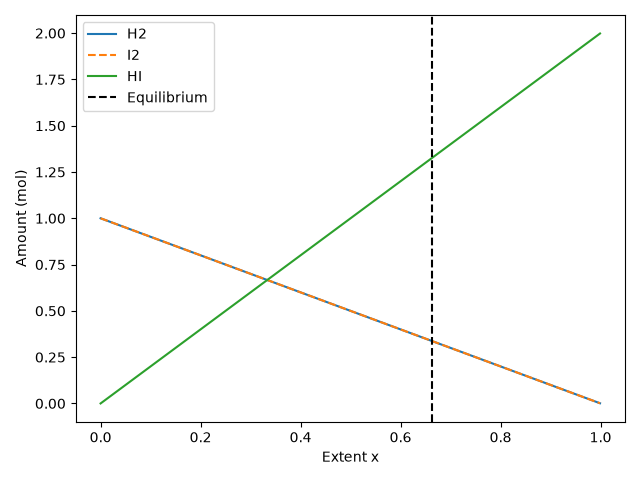

Python code for this plot:
"""
PW2 Lab B Part 4 -- chemical equilibrium via the equilibrium constant K.

Reaction  H2 + I2 <=> 2 HI, starting from 1 mol H2 and 1 mol I2.
As the reaction proceeds by an extent x:  H2 = 1-x,  I2 = 1-x,  HI = 2x.
At equilibrium the composition satisfies the equilibrium constant
        K = [HI]^2 / ([H2][I2]) = (2x)^2 / ((1-x)(1-x)).
Given K, find the extent x. Solve it TWO ways and compare.
Run:  python equilibrium.py
"""
import numpy as np
import matplotlib.pyplot as plt
from scipy.optimize import newton, minimize

K = 15.6
a = b = 1.0

# TODO 1: write k_imbalance(x) = (2x)^2/((a-x)(b-x)) - K.
#         It equals zero exactly at equilibrium.

def k_imbalance(x):
    return (2*x)**2 / ((a-x)*(b-x)) - K

# TODO 2 (method 1): use scipy.optimize.newton to find the root of k_imbalance
#         (start x0=0.5). This is root-finding.

x_newton = newton(k_imbalance, 0.5)

# TODO 3 (method 2): use scipy.optimize.minimize to minimise k_imbalance(x)**2
#         (method "SLSQP", bounds [(0, 0.999)], x0=[0.5]). Print both answers
#         and confirm they agree.

# i took square of k_imbalance to make it positive and easier to minimize
def objective(x):
    return k_imbalance(x[0])**2

# bound is 0.999 because 1-x in the dwnominator, so we wouldn't divide by zero
result = minimize(objective, x0=[0.5], method="SLSQP", bounds=[(0, 0.999)])

x_slsqp = result.x[0]

print("Newton x =", x_newton)
print("SLSQP x =", x_slsqp)
print("Agree:", np.isclose(x_newton, x_slsqp, atol=1e-4))

# TODO 4: report the equilibrium amounts (H2, I2, HI), and plot how the three
#         amounts change with the extent x, marking the equilibrium. Save
#         equilibrium.png.

H2_eq = 1 - x_newton
I2_eq = 1 - x_newton
HI_eq = 2 * x_newton

print("Equilibrium H2 =", H2_eq, "mol")
print("Equilibrium I2 =", I2_eq, "mol")
print("Equilibrium HI =", HI_eq, "mol")


x_values = np.linspace(0, 0.999, 500)
H2_values = 1 - x_values
I2_values = 1 - x_values
HI_values = 2 * x_values

plt.plot(x_values, H2_values, label="H2")
plt.plot(x_values, I2_values,"--" ,label="I2")
plt.plot(x_values, HI_values, label="HI")

# this creates a vertical dashed line at the equilibrium value of x
plt.axvline(x_newton, color="black", linestyle="--", label="Equilibrium") 

plt.xlabel("Extent x")
plt.ylabel("Amount (mol)")

plt.legend()

plt.tight_layout()
plt.savefig("equilibrium.png")
plt.show()
